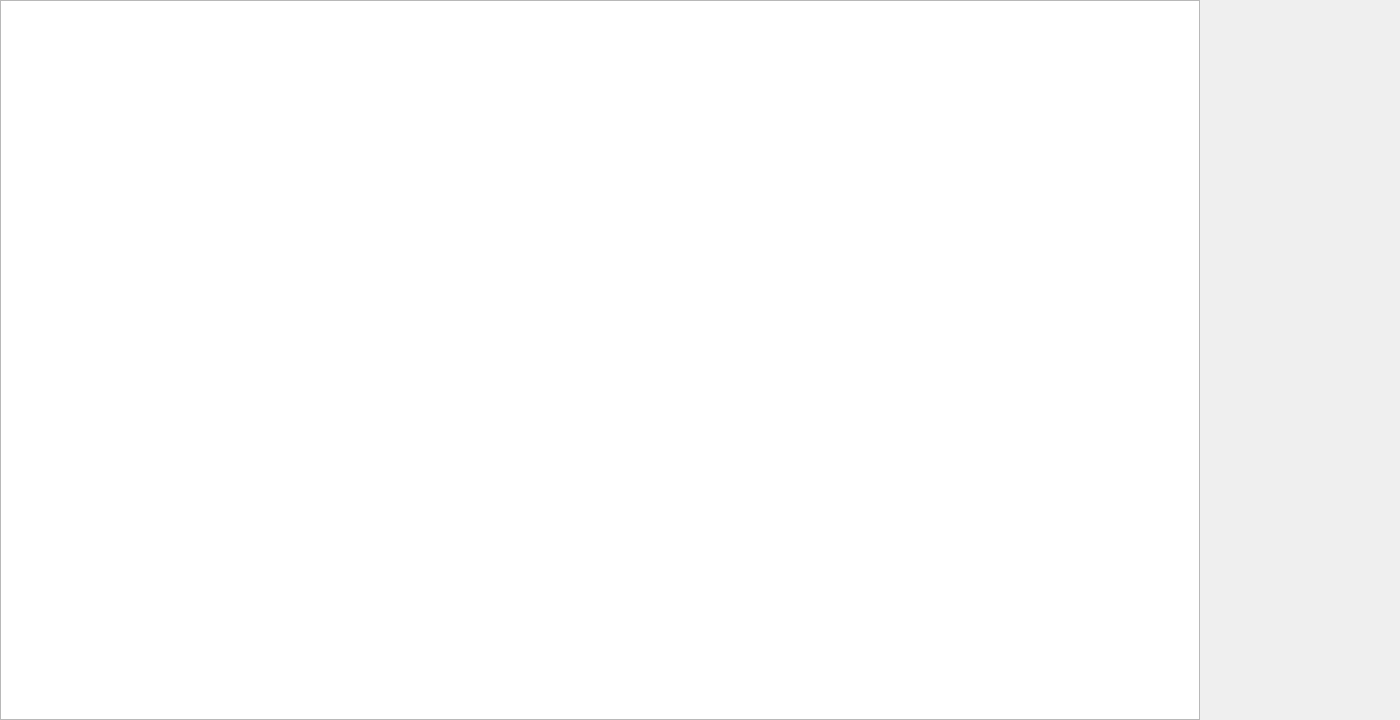
<?xml version="1.0" encoding="UTF-8"?>
<ui version="4.0">
 <class>MainWindow</class>
 <widget class="QWidget" name="MainWindow">
  <property name="geometry">
   <rect>
    <x>0</x>
    <y>0</y>
    <width>1400</width>
    <height>720</height>
   </rect>
  </property>
  <property name="windowTitle">
   <string>Form</string>
  </property>
  <widget class="QGraphicsView" name="graphicsView">
   <property name="geometry">
    <rect>
     <x>0</x>
     <y>0</y>
     <width>1200</width>
     <height>720</height>
    </rect>
   </property>
   <property name="styleSheet">
    <string notr="true">border-image: url(:/image/mymap.png);</string>
   </property>
  </widget>
 </widget>
 <resources/>
 <connections/>
</ui>
